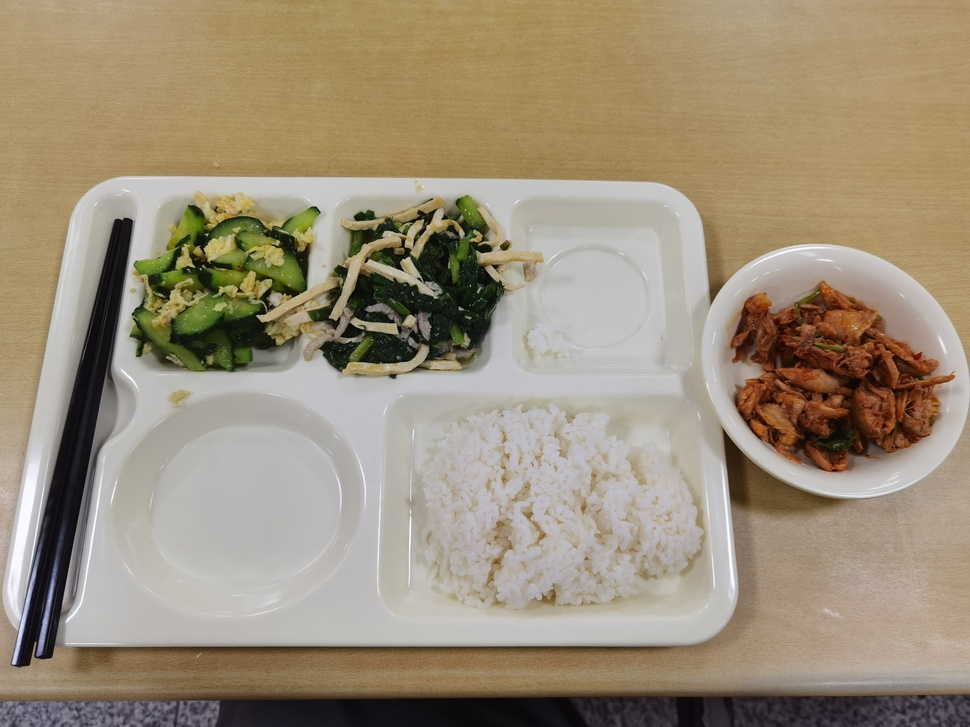
%> input picture c3/Select/2+1_1.jpg, 970 x 727 px, shrunk from 4096 x 3072 before the run
$ octave --eval "result = SegtoSelect(imread('Select/2+1_1.jpg'));"   (GNU Octave 9; MATLAB toolbox functions it lacks are replaced by stand-ins)
%> lines starting %> are read from the running program, lines starting %| are printed output that depends on the picture; in (x1, y1, x2, y2) boxes, pixels count from 0 and x2, y2 are one past the last pixel; in counts of white or black regions, pixels touching at a corner belong together; the program's own positions count from 1
function mask = SegtoSelect(image)
img = histeq(image);
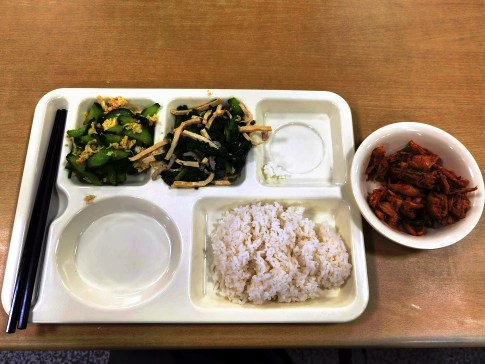
%> img: size 727x970x3 uint8 (shown at 1/2 size); mean R, G, B 153.1, 126.6, 99.9
I2 = im2bw(img,0.6);
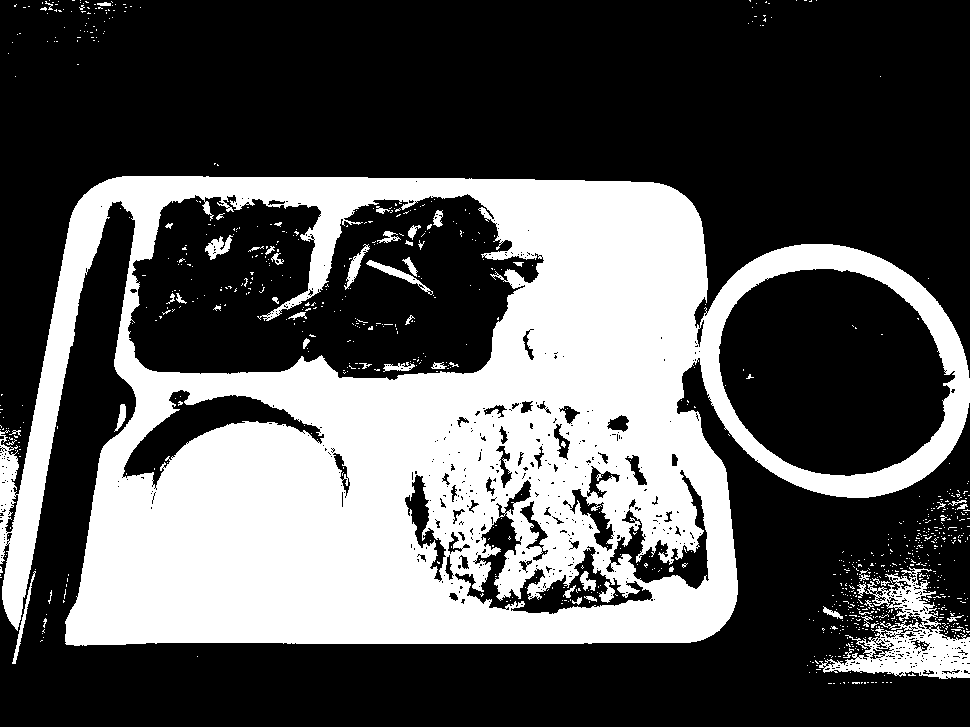
%> I2: size 727x970 logical; 34.3% white; 890 white regions (834 under 20 px), largest, box (x1, y1, x2, y2) and area: (0, 176, 970, 646) 229585, (819, 567, 970, 679) 6027, (366, 260, 433, 295) 400

I2 = ~I2;
se1 = strel('rectangle',[2 2]);
se2 = strel('disk',2);
I2 = imclose(I2,se1);
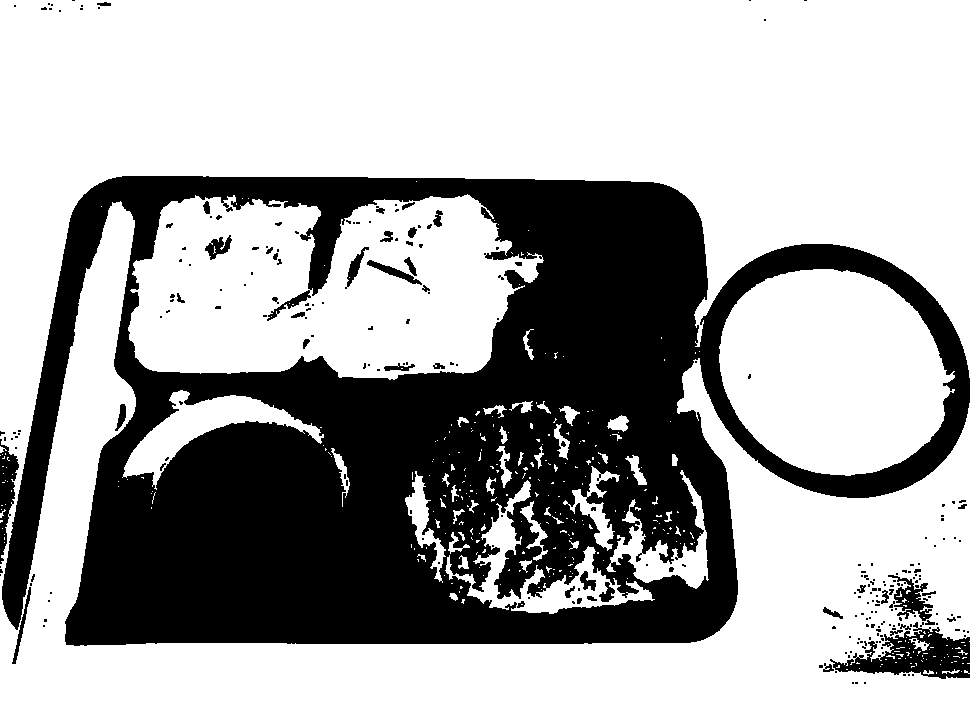
%> I2: size 727x970 logical; 66.3% white; 251 black regions (201 under 20 px), largest, box (x1, y1, x2, y2) and area: (2, 176, 970, 646) 227087, (830, 622, 970, 679) 3744, (0, 439, 19, 564) 1152
I2 = imopen(I2,se2);
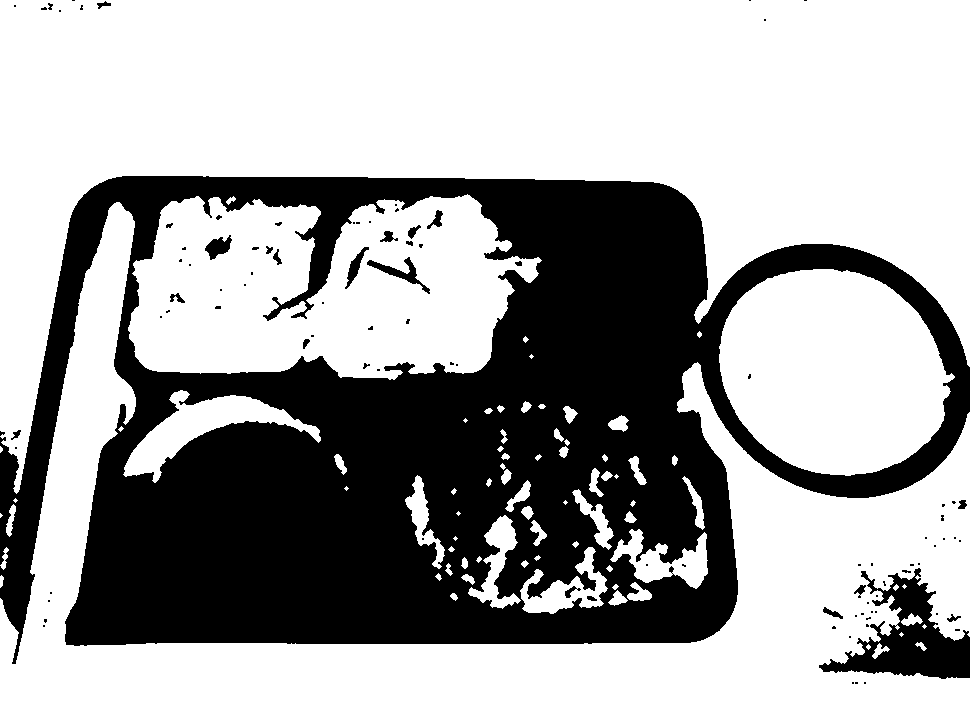
%> I2: size 727x970 logical; 65.4% white; 97 black regions (72 under 20 px), largest, box (x1, y1, x2, y2) and area: (0, 176, 970, 664) 234666, (819, 568, 970, 679) 6800, (367, 257, 430, 294) 515
I2 = imclose(I2,se2);
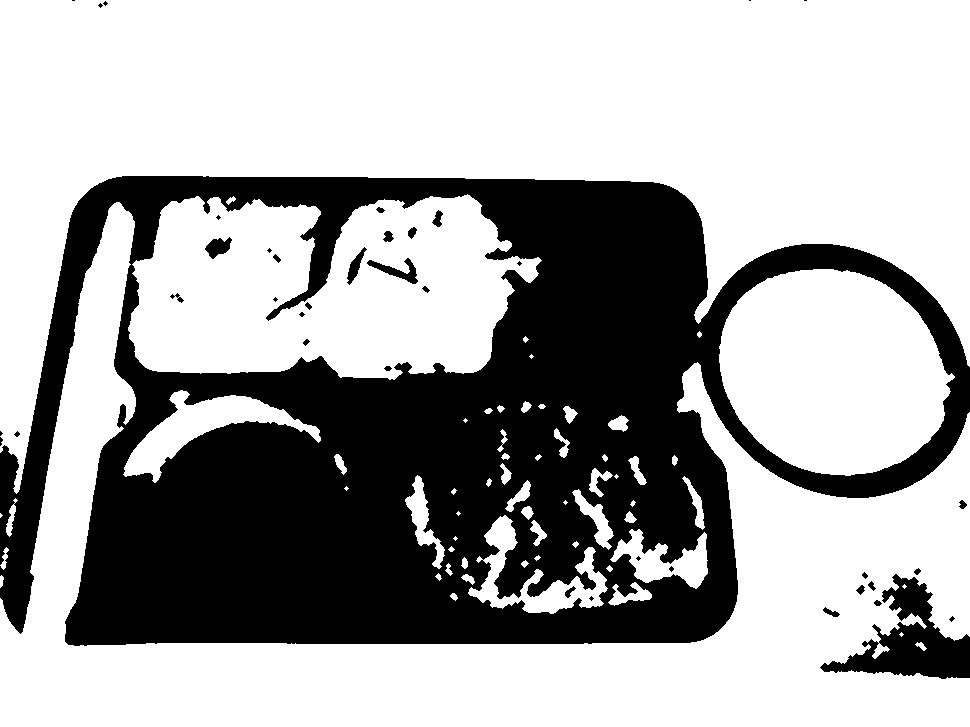
%> I2: size 727x970 logical; 65.7% white; 40 black regions (16 under 20 px), largest, box (x1, y1, x2, y2) and area: (0, 176, 970, 646) 233741, (820, 574, 970, 679) 6338, (367, 258, 418, 284) 452
mask = ~I2;
mask = uint8(mask);
end

$ run again, on c3/Select/2+1_2.jpg
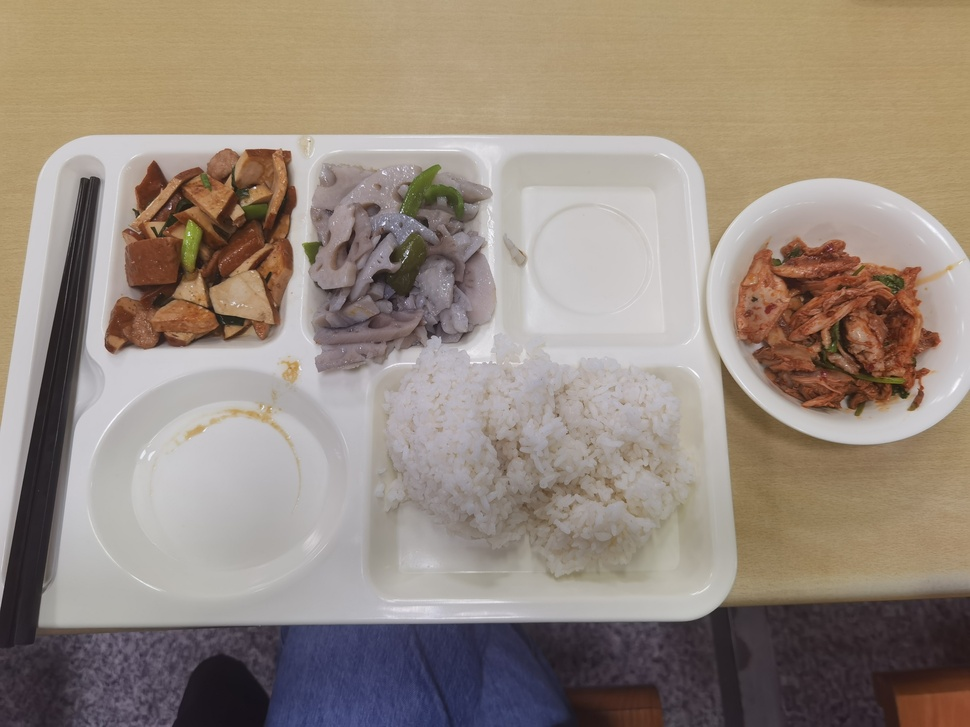
%> input picture c3/Select/2+1_2.jpg, 970 x 727 px, shrunk from 4096 x 3072 before the run
%> in SegtoSelect, `I2 = im2bw(img,0.6);`:
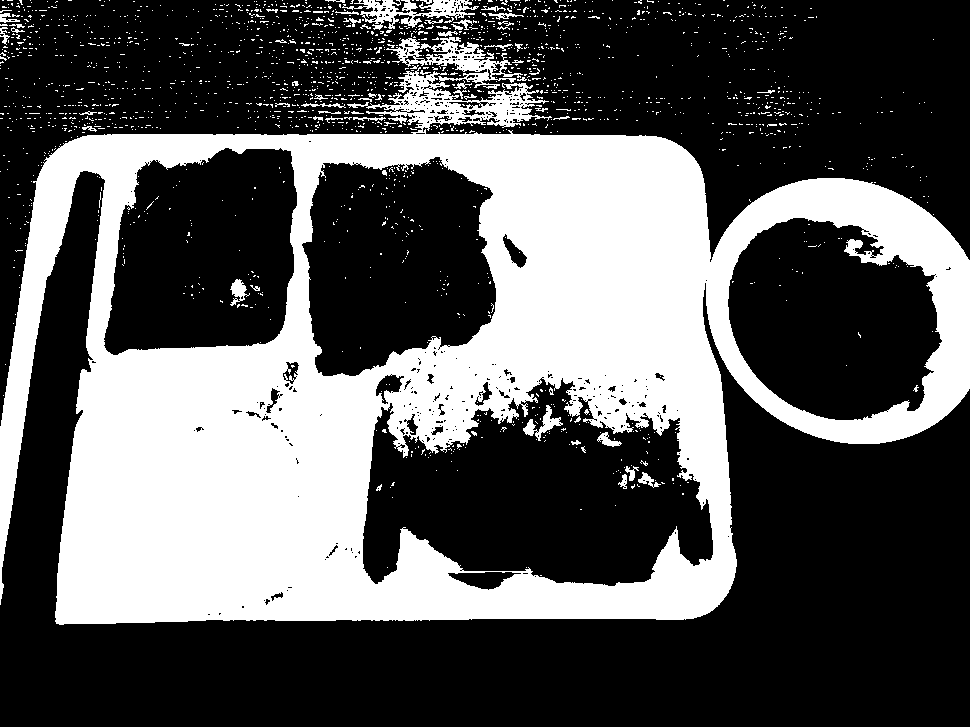
%> I2: size 727x970 logical; 34.7% white; 1924 white regions (1860 under 20 px), largest, box (x1, y1, x2, y2) and area: (0, 67, 970, 625) 232161, (386, 37, 523, 89) 2238, (342, 0, 479, 30) 1613
%> in SegtoSelect, `I2 = imclose(I2,se2);`:
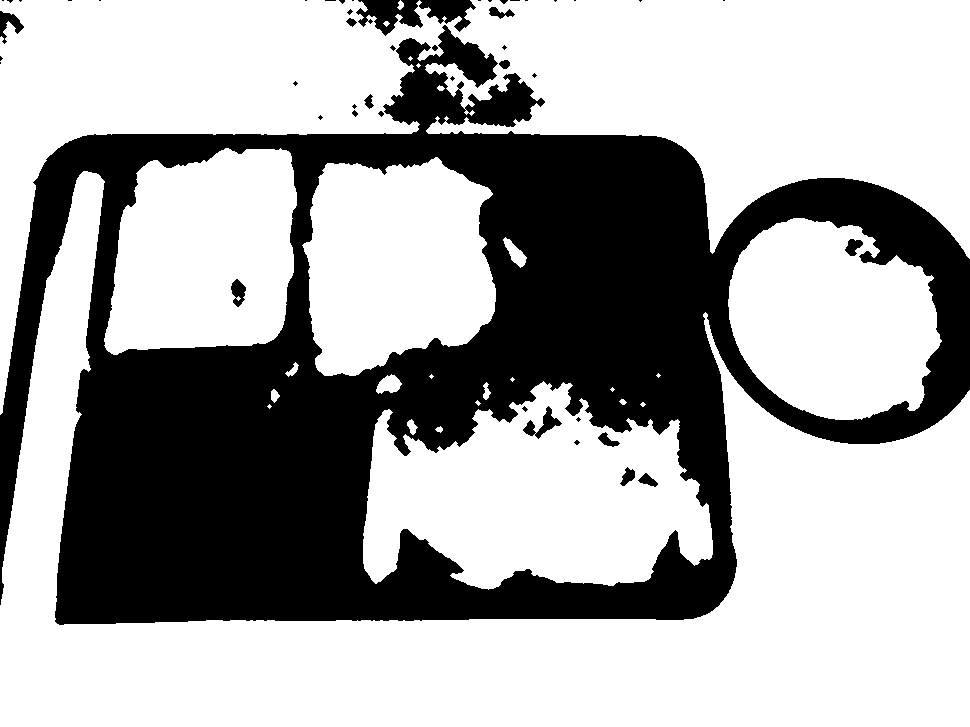
%> I2: size 727x970 logical; 65.7% white; 48 black regions (30 under 20 px), largest, box (x1, y1, x2, y2) and area: (0, 25, 970, 625) 237234, (356, 0, 423, 36) 1373, (419, 0, 476, 32) 952

$ run again, on c3/Select/2+1_3.jpg
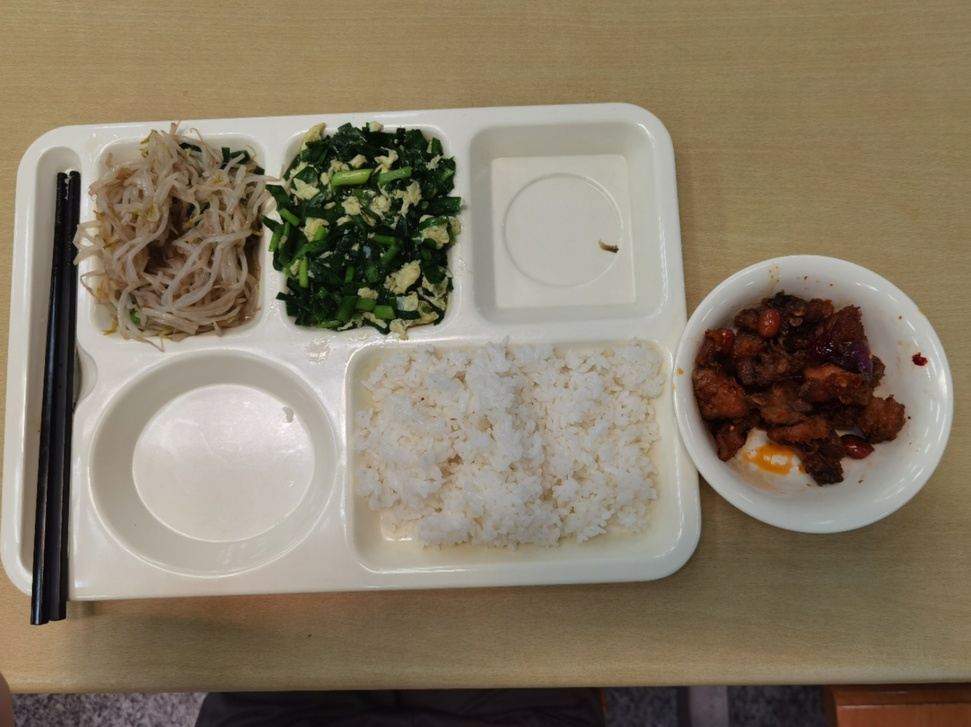
%> input picture c3/Select/2+1_3.jpg, 971 x 727 px, shrunk from 4020 x 3011 before the run
%> in SegtoSelect, `I2 = im2bw(img,0.6);`:
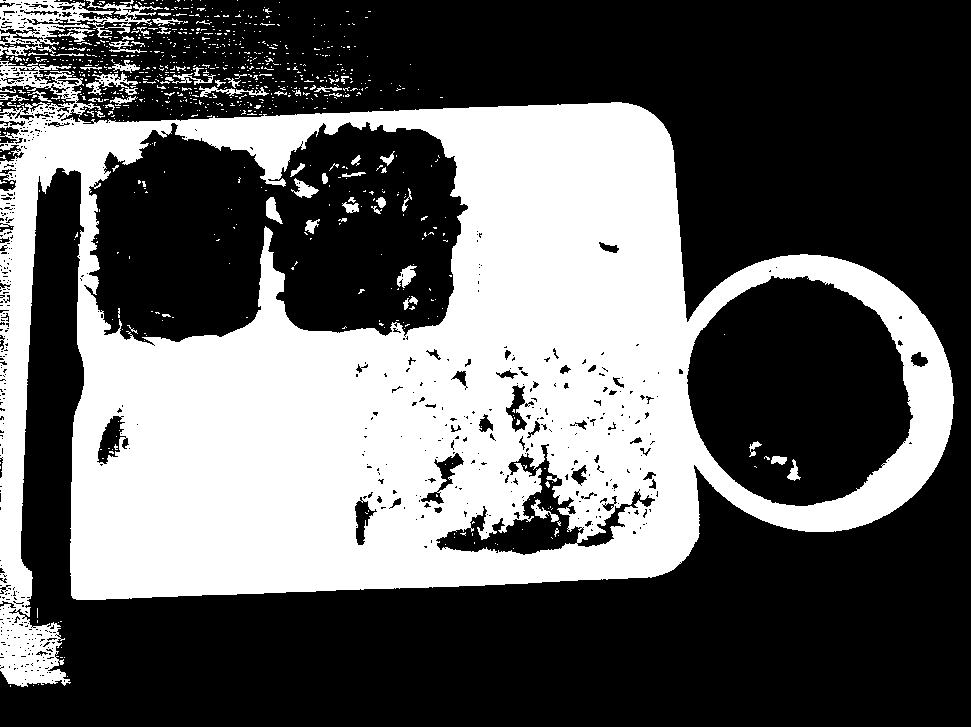
%> I2: size 727x971 logical; 37.8% white; 857 white regions (789 under 20 px), largest, box (x1, y1, x2, y2) and area: (0, 61, 954, 687) 255426, (0, 0, 163, 56) 3309, (86, 72, 138, 95) 447
%> in SegtoSelect, `I2 = imclose(I2,se2);`:
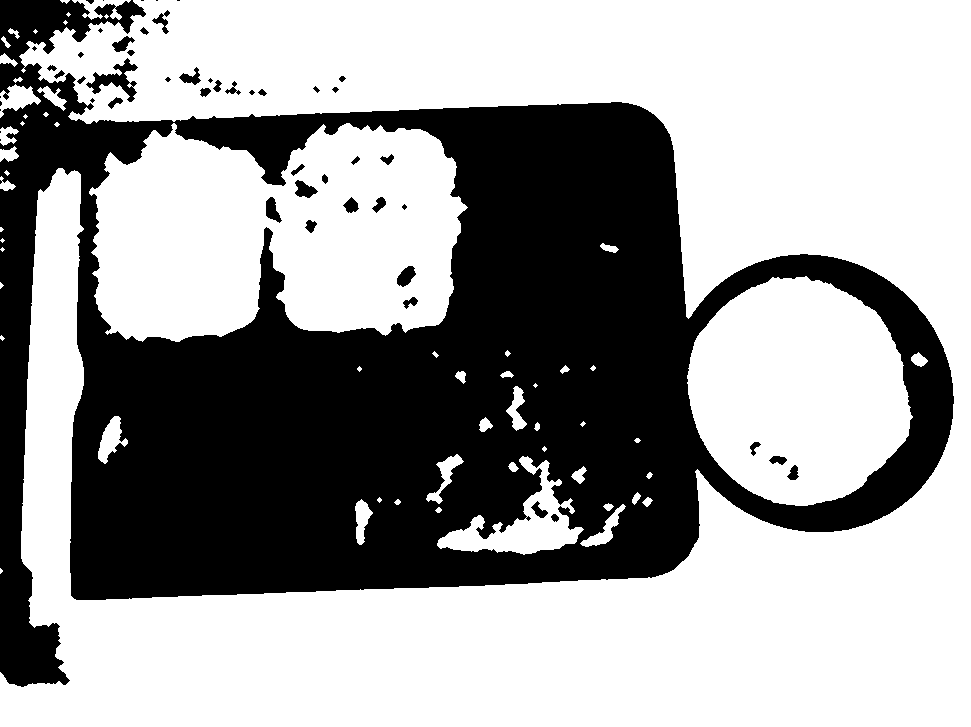
%> I2: size 727x971 logical; 62% white; 52 black regions (16 under 20 px), largest, box (x1, y1, x2, y2) and area: (0, 0, 954, 687) 264514, (86, 58, 138, 102) 766, (397, 266, 416, 287) 248
